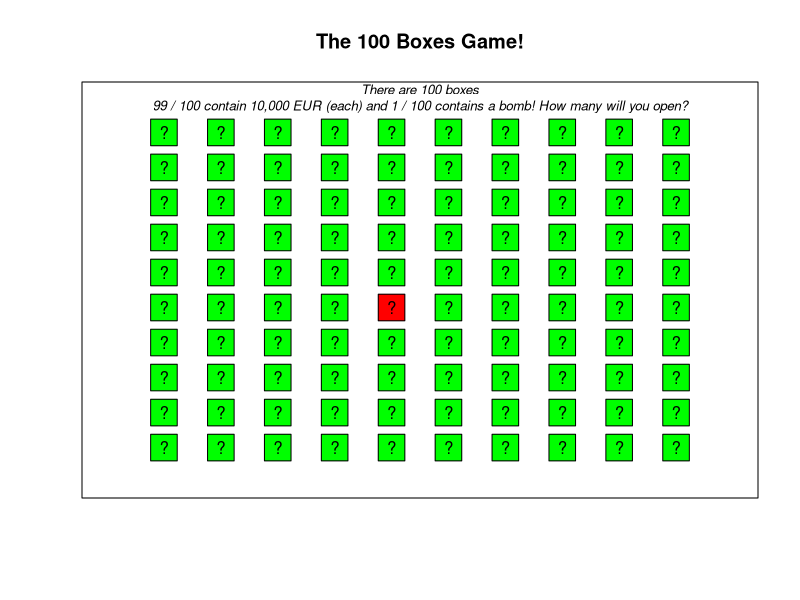

This figure's R source:
## ---- chunk 1
knitr::opts_chunk$set(fig.width=12, fig.height=8,
                      echo=TRUE, warning=FALSE, message=FALSE)
## ---- chunk 2
id <- c(1, 2, 3, 4, 5, 6, 7, 8, 9, 10, 11, 12)
## ---- chunk 3
id <- 1:12
## ---- chunk 4
id <- seq(from = 1, to = 12, by = 1)

# or

id <- seq(from = 1, to = 12, length.out = 12)
## ---- chunk 5
before <- c(45, 49, 40, 48, 44, 70, 90, 75, 80, 65, 80, 52)
## ---- chunk 6
after <- c(43, 50, 61, 44, 45, 20, 85, 65, 72, 65, 70, 75)
## ---- chunk 7
age <- c(20, 19, 22, 20, 27, 22, 22, 20, 25, 22, 24, 22)
## ---- chunk 8
sex <- rep(c("male", "female"), times = 6)

# or

sex <- rep(c("male", "female"), length.out = 12)

sex
## ---- chunk 9
eye_color <- rep(c("blue", "brown"), each = 2, times = 3)

# or

eye_color <- rep(c("blue", "brown"), each = 2, length.out = 12)

eye_color
## ---- chunk 10
age_months <- age * 12

age_months
## ---- chunk 11
before <- before + 1

after <- after - 1
## ---- chunk 12
change <- after - before

change
## ---- chunk 13
average <- (before + after) / 2

average
## ---- chunk 14
length(id)
length(before)
length(after)
length(age)
length(sex)
length(eye_color)
## ---- chunk 15
age_sd <- sd(age)

age_sd
## ---- chunk 16
age_median <- median(age)

age_median
## ---- chunk 17
table(sex)
## ---- chunk 18
table(sex) / sum(table(sex))
## ---- chunk 19
#mean(sex)

# Returns an error because sex is not a numeric vector!
## ---- chunk 20
before_mean <- mean(before)

before_mean
## ---- chunk 21
after_mean <- mean(after)

after_mean
## ---- chunk 22
after_mean - before_mean

mean(after - before)
## ---- chunk 23
before_z <- (before - mean(before)) / sd(before)

before_z
## ---- chunk 24
after_z <- (after - mean(after)) / sd(after)

after_z
## ---- chunk 25
min(before)

min(before_z)
## ---- chunk 26
min(after)

min(after_z)
## ---- chunk 27
# The mean should be 0, the sd should be 1

mean(before_z)
sd(before_z)

mean(after_z)
sd(after_z)


# The standard deviations are exactly 1 while the means are so small they are almost 0. The reason they aren't exactly 0 is for technical reasons: our computers can't calculate numbers with infinite precision, so numbers that "should" be 0 sometimes will just be very, very, very small.
## ---- chunk 28
samp_10 <- rnorm(n = 10, mean = 100, sd = 10)

# Note: Due to random sampling, your results will not be identical to mine!
samp_10
## ---- chunk 29

samp_1000 <- rnorm(n = 1000, mean = 100, sd = 10)


# Note: Due to random sampling, your results will not be identical to mine!
samp_1000
## ---- chunk 30
# The means "should" be 100 and the standard deviations "should" be 10.
# Because the sample size for samp_1000 is larger, I have more confident that the mean and standard deviation
#  will be closer to my expectation than samp_100
## ---- chunk 31
# Note: Due to random sampling, your results will not be identical to mine!
mean(samp_10)
sd(samp_10)

mean(samp_1000)
sd(samp_1000)
## ---- chunk 32
# Note: Due to random sampling, your results will not be identical to mine!
sample(x = c("H", "T"), size = 100, replace = TRUE)
## ---- chunk 33
# Note: Due to random sampling, your results will not be identical to mine!
sample(x = c("H", "T"), size = 100, replace = TRUE, prob = c(.8, .2))
## ---- chunk 34
# Plot of the Boxes Game

# Plotting space
plot(1, 
     xlim = c(0, 11), 
     ylim = c(0, 11),
     xlab = "", ylab = "", main = "The 100 Boxes Game!", 
     type = "n", xaxt = "n", yaxt = "n")

text(x = 5.5,
     y = 11, 
     labels = "There are 100 boxes\n99 / 100 contain 10,000 EUR (each) and 1 / 100 contains a bomb! How many will you open?", 
     font = 3,    # Italic font
     cex = .8)    # Slightly smaller font size

# Boxes
points(x = rep(1:10, times = 10), 
       y = rep(1:10, each = 10), 
       pch = 22, 
       cex = 4, 
       bg = sample(c(rep("green", 99), "red")))

# Labels
points(x = rep(1:10, times = 10), 
       y = rep(1:10, each = 10), 
       pch = "?")
## ---- chunk 35
# This vector represents the room of 100 boxes
room_100 <- c(rep(10, 99), -Inf)
## ---- chunk 36
open <- 0  # How many do you want to open?
## ---- chunk 37
# Run this chunk to create the function
boxes_game <- function(open, 
                       room) {
  
# Outcome if no boxes are opened
  
if(open == 0) {
  
  print("You didn't open any boxes! You earned nothing but are still alive")}

# If at least 1 box is opened...
  
if(open > 0) {
  
  # Calculate the result
  result <- sample(x = room,
                   size = open)

# If -Inf (the bomb) is in the result...
if(-Inf %in% result) {
  
  print(paste("You're dead!!! You opened ", open, 
              " boxes and got the bomb!!!", sep = ""))}

# If -Inf (the bomb) is NOT in the result...
if((-Inf %in% result) == FALSE) {
  
  print(paste("Congratulations!!! You opened ", open, 
              " boxes and earned ", sum(result), 
              " Thousand Euros! Don't you want to play again? :)", sep = ""))}
}
  
}
